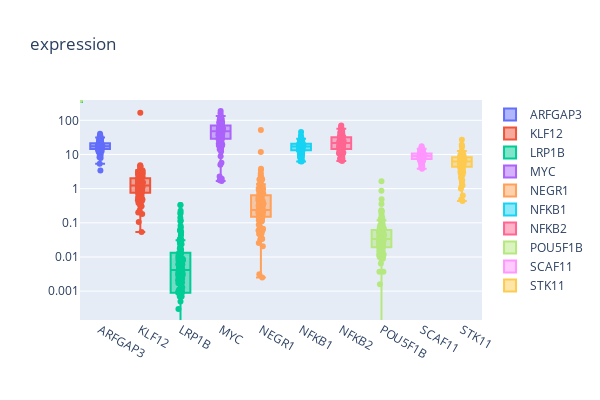

The notebook cell this image was saved under:
### Code cell
data=[go.Box(y=df2[df2.gene==col]['rpkm'], 
             name=col, boxpoints='all', 
             pointpos = 0, 
             jitter=.25, 
             
             text=df2[df2.gene==col]['patient']) for col in df2.gene.unique()]

layout=go.Layout(title='expression',
                width=600,
                height=400,
                yaxis=dict(type='log', autorange=True))

fig = go.Figure(data=data, layout=layout)

iplot(fig)
